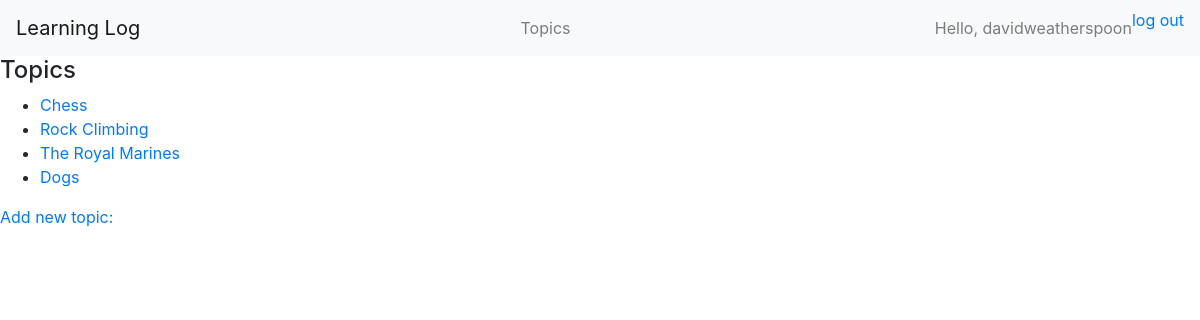
The app's page /topics/ (signed in) with its own data.
### learning_logs/models.py (models this page shows)
class Topic(models.Model):
    text = models.CharField(max_length=200)
    date_added = models.DateTimeField(auto_now_add=True)
    owner = models.ForeignKey(User, on_delete=models.CASCADE)
    def __str__(self):
        return self.text

### learning_logs/views.py (the view)
# urls.py: path('topics/', views.topics, name='topics'),
@login_required
def topics(request):
    topics = Topic.objects.filter(owner=request.user).order_by('date_added')
    context = {'topics': topics}
    return render(request, 'learning_logs/topics.html', context)

### learning_logs/templates/learning_logs/topics.html
{% extends "learning_logs/base.html" %}
{% block content %}
    <h4>Topics</h4>
    <ul>
        {% for topic in topics %}
            <li>
                <a href="{% url 'learning_logs:topic' topic.id%}">{{ topic }}</a>
            </li>
        {% empty %}
            <li>No topics have been added yet.</li>
        {% endfor %}
    </ul>
    <a href="{% url 'learning_logs:new_topic' %}">Add new topic:</a>
{% endblock content %}

### learning_logs/templates/learning_logs/base.html (shortened to what this page needs)
{% load bootstrap4 %}
<!DOCTYPE html>
<html lang="en">
<head>
    {% bootstrap_css %}
</head>
<body>
    <nav class="navbar navbar-expand-lg navbar-light bg-light">
        <a class="navbar-brand" href="{% url 'learning_logs:index' %}">Learning Log</a>
        <div class="collapse navbar-collapse" id="navbarText">
            <ul class="navbar-nav ml-auto">
                <li class="nav-item">
                  <a class="nav-link" href="{% url 'learning_logs:topics' %}">Topics</a>
                </li>
            </ul>
            {% if user.is_authenticated %}
                <ul class="navbar-nav ml-auto">
                    <span class="navbar-text">
                        Hello, {{ user.username }}
                    </span>
                    <li class="nav-item">
                        <a href="{% url 'users:logout' %}">log out</a>
                    </li>
                </ul>
            {% endif %}
        </div>
      </nav>
    {% block content %}
    {% endblock content %}
</body>
</html>

### records on screen
Topic: text "Chess"
Topic: text "Rock Climbing"
Topic: text "The Royal Marines"
Topic: text "Dogs"

### other values on screen
{{ user.username }} "davidweatherspoon"
